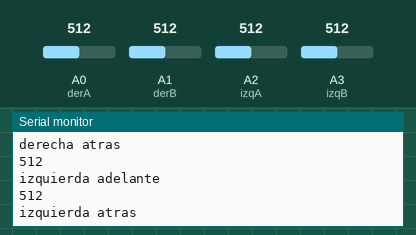
Simulated run of this sketch. Board: Arduino Uno, built with avr-gcc and run on an emulated ATmega328P. On the bench: the last lines printed to the serial monitor. Inputs (shaded band) come from the test bench; at power-on: A0 (derA) = 512, A1 (derB) = 512, A2 (izqA) = 512, A3 (izqB) = 512.

Above: at 1.2 s.
1.3 s: A0 (derA) set to 105
At 1.8 s:
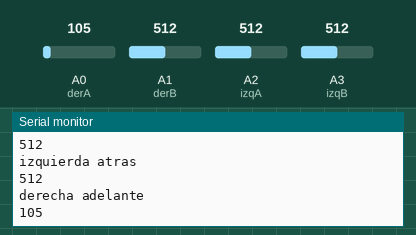
2.8 s: A0 (derA) set to 89
At 3.5 s:
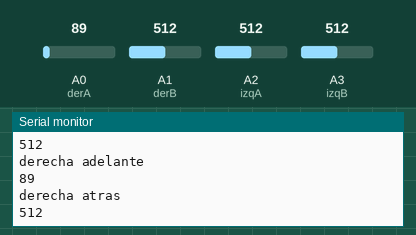
5.8 s: A1 (derB) set to 105
At 6.4 s:
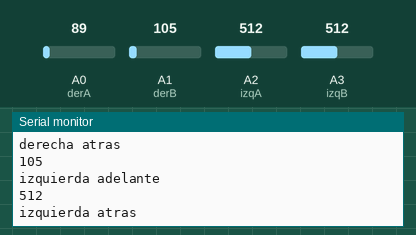
7.3 s: A1 (derB) set to 89
At 8.1 s:
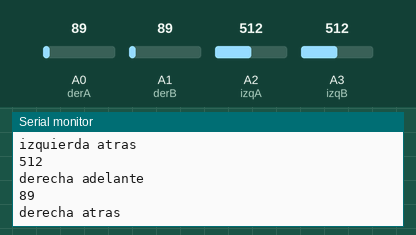
Timing chart, 0 to 10.3 s (numbered marks = the images above; inputs shaded):
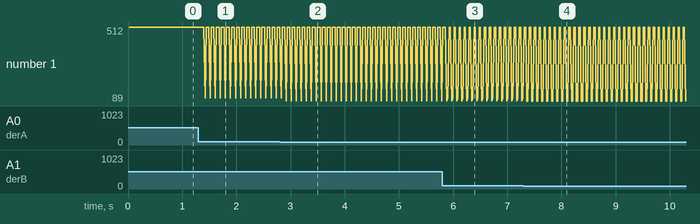

The sketch:

infrarojos.ino
```cpp
int derA = A0;
int derB = A1;
int izqA = A2;
int izqB = A3;

void setup(){
        Serial.begin(9600);
        pinMode(derA, INPUT);
        pinMode(derB, INPUT);
        pinMode(izqA, INPUT);
        pinMode(izqB, INPUT);
}
void loop(){
        Serial.println("derecha adelante");
        Serial.println(analogRead(derA));
        Serial.println("derecha atras");
        Serial.println(analogRead(derB));
        Serial.println("izquierda adelante");
        Serial.println(analogRead(izqA));
        Serial.println("izquierda atras");
        Serial.println(analogRead(izqB));
}
```

Measured:
- the behaviour switches between 100 and 99 on A1 (derB) (found by bisection; images 3 and 4)
- after the input at 1.3 s, the serial monitor: prints a new line after 0.12 s (image 1)
- after the input at 2.8 s, the serial monitor: prints a new line after 0.12 s (image 2)
- plotted number 1: 512 → 89 after the input at 2.8 s
